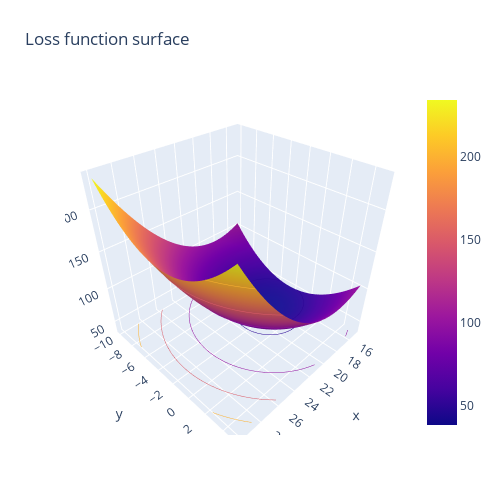

Notebook source saved alongside this figure:
### Markdown cell above
**4. Plot the cost surface with a region around the new minimum location**

### Code cell
b0_range = np.linspace(15, 30, 70)
b1_range = np.linspace(-10, 5, 70)

z = [loss([i, j], X_, y.reshape(-1,1)) for i in b0_range for j in b1_range ]
        
z = np.array(z).reshape((-1, len(b0_range)))
z = pd.DataFrame(z)

fig = plty.Figure(data=[plty.Surface(z=z.values,x = b0_range, y = b1_range)])

fig.update_traces(contours_z=dict(show=True, usecolormap=True,
                                  highlightcolor="limegreen", project_z=True))

fig.update_layout(title='Loss function surface', autosize=False,
                  width=500, height=500,
                  margin=dict(l=65, r=50, b=65, t=90))
fig.show()

### Figure 1 — Plotly figure (JSON) as saved in the notebook; plotly's stock layout.template omitted (floating-point values rounded to 4 significant figures; data arrays with more than 128 entries replaced by an {"elided": "..."} marker saying what was removed)
{"data": [{"contours": {"z": {"highlightcolor": "limegreen", "project": {"z": true}, "show": true, "usecolormap": true}}, "type": "surface", "x": [15, 15.22, 15.43, 15.65, 15.87, 16.09, 16.3, 16.52, 16.74, 16.96, 17.17, 17.39, 17.61, 17.83, 18.04, 18.26, 18.48, 18.7, 18.91, 19.13, 19.35, 19.57, 19.78, 20, 20.22, 20.43, 20.65, 20.87, 21.09, 21.3, 21.52, 21.74, 21.96, 22.17, 22.39, 22.61, 22.83, 23.04, 23.26, 23.48, 23.7, 23.91, 24.13, 24.35, 24.57, 24.78, 25, 25.22, 25.43, 25.65, 25.87, 26.09, 26.3, 26.52, 26.74, 26.96, 27.17, 27.39, 27.61, 27.83, 28.04, 28.26, 28.48, 28.7, 28.91, 29.13, 29.35, 29.57, 29.78, 30], "y": [-10, -9.783, -9.565, -9.348, -9.13, -8.913, -8.696, -8.478, -8.261, -8.043, -7.826, -7.609, -7.391, -7.174, -6.957, -6.739, -6.522, -6.304, -6.087, -5.87, -5.652, -5.435, -5.217, -5, -4.783, -4.565, -4.348, -4.13, -3.913, -3.696, -3.478, -3.261, -3.043, -2.826, -2.609, -2.391, -2.174, -1.957, -1.739, -1.522, -1.304, -1.087, -0.8696, -0.6522, -0.4348, -0.2174, 0, 0.2174, 0.4348, 0.6522, 0.8696, 1.087, 1.304, 1.522, 1.739, 1.957, 2.174, 2.391, 2.609, 2.826, 3.043, 3.261, 3.478, 3.696, 3.913, 4.13, 4.348, 4.565, 4.783, 5], "z": {"elided": "70x70 float values"}}], "layout": {"autosize": false, "height": 500, "margin": {"b": 65, "l": 65, "r": 50, "t": 90}, "title": {"text": "Loss function surface"}, "width": 500}}
